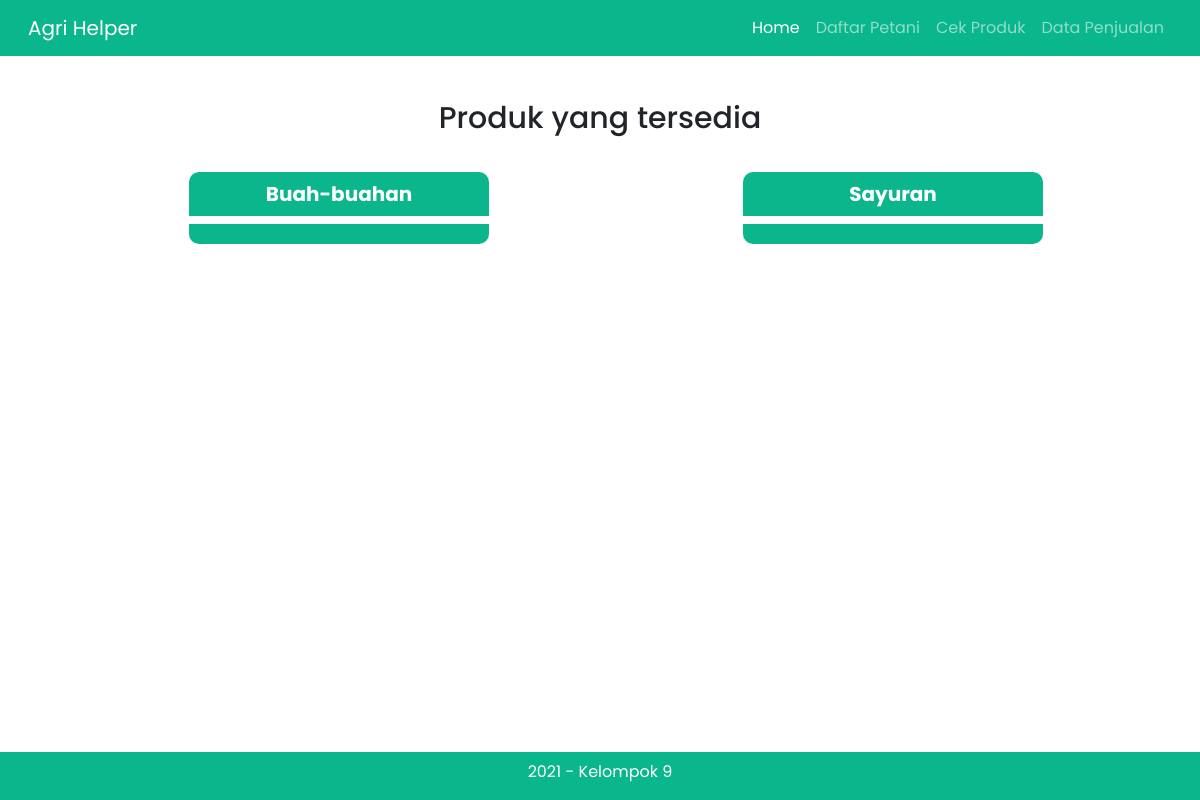
Page /listbarang.php on the earlier database version.
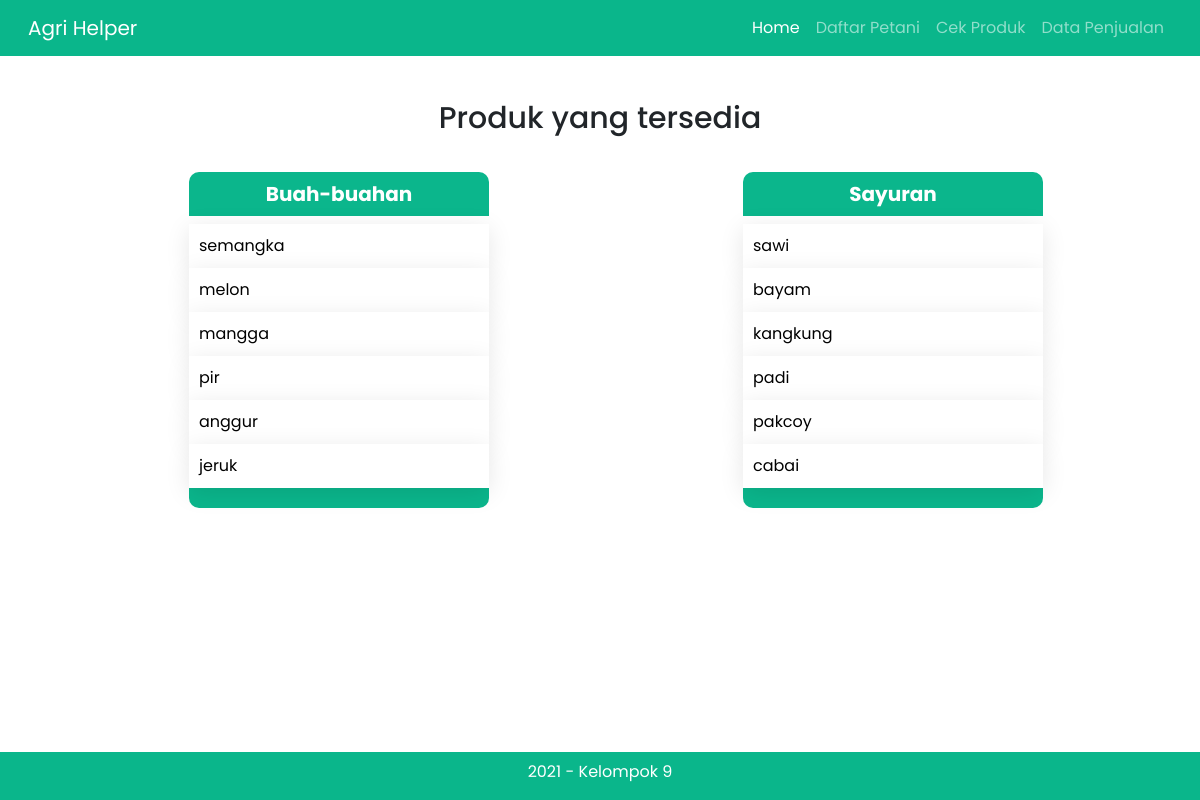
Same page on the later database version.
### tables this page shows
CREATE TABLE `barang` (
  `id_barang` int(11) NOT NULL AUTO_INCREMENT,
  `jenis_barang` varchar(255) NOT NULL,
  `nama_barang` varchar(255) NOT NULL,
  CONSTRAINT barang_ID_PK PRIMARY KEY(id_barang),
  CONSTRAINT barang_jb_unique UNIQUE(nama_barang)
);

### listbarang.php (the view)
<?php
include "navigation/header.php";
$query1 = mysqli_query($conn, "SELECT nama_barang FROM barang WHERE jenis_barang = 'buah'");
$query2 = mysqli_query($conn, "SELECT nama_barang FROM barang WHERE jenis_barang = 'sayur'");
?>
	<div class="container">
	<br>
	<h1 class="list-title">Produk yang tersedia</h1>
	<ul>
	<div class="row">
	<div class ="col p-2">
		<div class="product-box">
		<li class="box-title"><h2 class="product-box-title">Buah-buahan</h2>
				<?php
				while ($buah = mysqli_fetch_assoc($query1)) {
					echo"<li class='product'>";
					echo"<a class='product-name' href='postbarang.php?nama_barang=".$buah['nama_barang']."'>".$buah['nama_barang']."</a>";
					echo"</li>";
				}
				?>
		</li>
		</div>
		</div>
		<div class ="col p-2">
		<div class="product-box">
		<li class="box-title"><h2 class="product-box-title">Sayuran</h2>
				<?php
				while ($sayur = mysqli_fetch_assoc($query2)) {
					echo "<li class='product'>";
					echo"<a class='product-name' href='postbarang.php?nama_barang=".$sayur['nama_barang']."'>".$sayur['nama_barang']."</a>";
					echo"</li>";
				}
				?>
		</li>
		</div>
		</div>
	</div>
	</ul>
	</div>
<?php
include "navigation/footer.php";
?>

### navigation/header.php (shortened to what this page needs)
<!DOCTYPE html>
<html lang="en">
<head>
    <link rel="stylesheet" href="https://stackpath.bootstrapcdn.com/bootstrap/4.4.1/css/bootstrap.min.css"/>
    <link href="https://cdn.jsdelivr.net/npm/bootstrap@5.1.2/dist/css/bootstrap.min.css" rel="stylesheet">
    <link rel="stylesheet" href="css/liststyle.css">
    <link rel="stylesheet" href="css/index-style.css">
</head>
<body>
<nav class="navbar navbar-expand-lg navbar-dark" style = "background-color: #0ab68b">
    <div class="container-fluid">
    <a class="navbar-brand" href="#">Agri Helper</a>
    <div class="collapse navbar-collapse" id="navbarNav">
        <ul class="navbar-nav ml-auto">
        <li class="nav-item active">
            <a class="nav-link" href="index.php">Home<span class="sr-only">(current)</span></a>
        </li>
        <li class="nav-item">
            <a class="nav-link" href="listpetani.php">Daftar Petani</a>
        </li>
        <li class="nav-item">
            <a class="nav-link" href="listbarang.php">Cek Produk</a>
        </li>
        <li class="nav-item">
            <a class="nav-link" href="listpenjualan.php">Data Penjualan</a>
        </li>
        </ul>
    </div>
    </div>
</nav>
</body>
</html>

### navigation/footer.php (shortened to what this page needs)
    <footer class="text-white text-center fixed-bottom" style = "padding-top : 8px; background-color : #0ab68b">
      <p style = "font-size : 16px">2021 - Kelompok 9</p>
    </footer>
  </body>
</html>

### css/liststyle.css (style rules this page uses)
* { font-family: "poppins", sans-serif; }
.product-box { width: 300px; justify-content: center; }
.product-box { width: 300px; border-bottom: 20px solid #0bb68c; border-bottom-left-radius: 10px; border-bottom-right-radius: 10px; margin-left: auto; margin-right: auto; }
.product-box-title { color: #fff; background: #0bb68c; padding: 10px 10px; font-size: 20px; font-weight: 700; border-top-left-radius: 10px; border-top-right-radius: 10px; text-align: center; }
.box-title { list-style: none; }
.product { list-style: none; padding: 10px; width: 100%; background: #fff; box-shadow: 0 5px 25px rgba(0,0,0,.1); transition-duration: 0.5s; text-decoration: none; }
.product-name { text-decoration: none; color: black; }
.list-title { text-align: center; font-size: 30px; padding-top: 20px; padding-bottom: 20px; }

Differences in the rows shown:
now on this page (row edited): barang: nama_barang "semangka", shown under "Buah-buahan"
now on this page (row edited): barang: nama_barang "melon", shown under "Buah-buahan"
added barang: nama_barang "mangga", shown under "Buah-buahan"
added barang: nama_barang "pir", shown under "Buah-buahan"
added barang: nama_barang "anggur", shown under "Buah-buahan"
added barang: nama_barang "jeruk", shown under "Buah-buahan"
added barang: nama_barang "sawi", shown under "Sayuran"
added barang: nama_barang "bayam", shown under "Sayuran"
added barang: nama_barang "kangkung", shown under "Sayuran"
added barang: nama_barang "padi", shown under "Sayuran"
added barang: nama_barang "pakcoy", shown under "Sayuran"
added barang: nama_barang "cabai", shown under "Sayuran"
